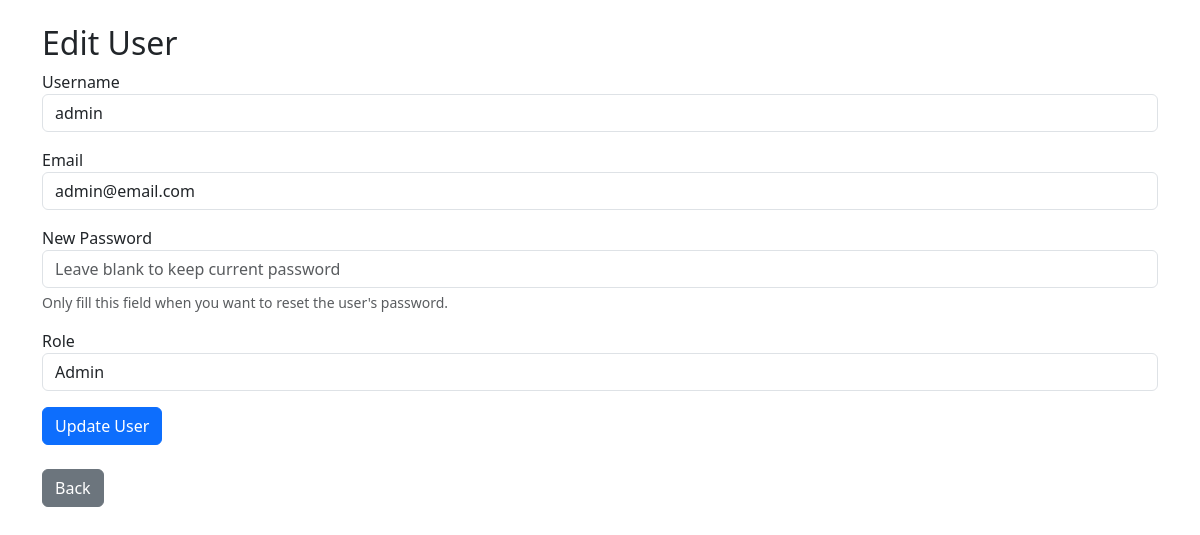
The app's page /edit_user/1 (signed in) with its own data.
### tables this page shows
CREATE TABLE users(
id INTEGER PRIMARY KEY AUTOINCREMENT,
username TEXT UNIQUE,
email TEXT,
password TEXT,
role TEXT,
photo TEXT
, approved INTEGER DEFAULT 1);

### app.py (the view, shortened to what this page needs)
@app.route("/edit_user/<int:id>", methods=["GET", "POST"])
def edit_user(id):
    if session.get("role") != "admin":
        return "Access denied"
    conn = db()
    cur = conn.cursor()
    cur.execute("SELECT * FROM users WHERE id=?", (id,))
    user = cur.fetchone()
    if not user:
        conn.close()
        return redirect("/admin/users")
    conn.close()
    return render_template("edit_user.html", user=user)

### app.py (called while the page is built)
def ensure_column(conn, table_name, column_name, definition):
    cursor = conn.cursor()
    cursor.execute(f"PRAGMA table_info({table_name})")
    columns = {row[1] for row in cursor.fetchall()}
    if column_name not in columns:
        cursor.execute(f"ALTER TABLE {table_name} ADD COLUMN {column_name} {definition}")

def db():
    conn = sqlite3.connect("inventory.db")
    ensure_tables(conn)
    return conn

### templates/edit_user.html (shortened to what this page needs)
<!DOCTYPE html>
<html>
<head>
<link href="https://cdn.jsdelivr.net/npm/bootstrap@5.3.0/dist/css/bootstrap.min.css" rel="stylesheet">
</head>
<body>
<div class="container mt-4">
<h2>Edit User</h2>
<form method="POST">
<div class="mb-3">
<label>Username</label>
<input type="text"
name="username"
class="form-control"
value="{{ user[1] }}"
required>
</div>
<div class="mb-3">
<label>Email</label>
<input type="email"
name="email"
class="form-control"
value="{{ user[2] }}"
required>
</div>
<div class="mb-3">
<label>New Password</label>
<input type="password"
name="password"
class="form-control"
placeholder="Leave blank to keep current password">
<div class="form-text text-muted">
Only fill this field when you want to reset the user's password.
</div>
</div>
<div class="mb-3">
<label>Role</label>
<select name="role" class="form-control">
<option value="admin"
{% if user[4]=='admin' %} selected {% endif %}>
Admin
</option>
</select>
</div>
<button class="btn btn-primary">
Update User
</button>
</form>
<br>
<a href="/admin/users" class="btn btn-secondary">
Back
</a>
</div>
</body>
</html>

### records on screen
users: username "admin", email "admin@email.com", role "Admin"
